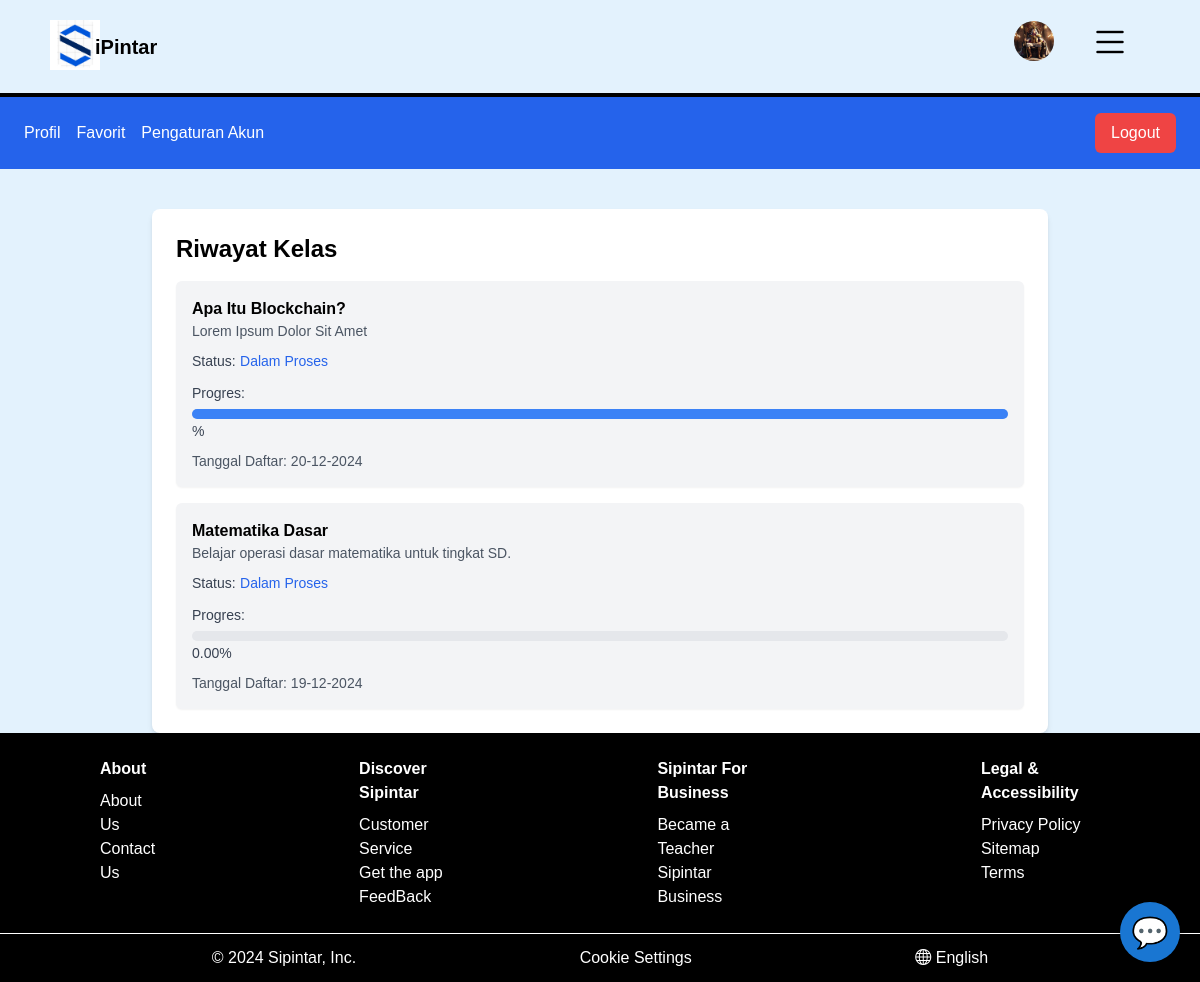
The app's page /profil/riwayat.php (signed in) with its own data.
### tables this page shows
CREATE TABLE `pendaftaran_kelas` (
  `id_pendaftaran` int NOT NULL,
  `id_pengguna` int DEFAULT NULL,
  `id_kelas` int DEFAULT NULL,
  `status` enum('Selesai','Dalam Proses','Batal') DEFAULT 'Dalam Proses',
  `progres` decimal(5,2) DEFAULT NULL,
  `nilai_akhir` int NOT NULL DEFAULT '0',
  `tanggal_selesai` timestamp NULL DEFAULT NULL,
  `tanggal_pendaftaran` timestamp NOT NULL DEFAULT CURRENT_TIMESTAMP
);

CREATE TABLE `kelas` (
  `id_kelas` int NOT NULL,
  `nama_kelas` varchar(255) NOT NULL,
  `tingkat` varchar(50) NOT NULL,
  `pelajaran` varchar(50) NOT NULL,
  `deskripsi` text,
  `id_pengajar` int DEFAULT NULL,
  `harga` decimal(10,2) NOT NULL,
  `dibuat_pada` timestamp NOT NULL DEFAULT CURRENT_TIMESTAMP,
  `diperbarui_pada` timestamp NOT NULL DEFAULT CURRENT_TIMESTAMP ON UPDATE CURRENT_TIMESTAMP
);

### profil/riwayat.php (the view, shortened to what this page needs)
<?php
include "../partials/Config.php";
$user_id = $_SESSION['user']['id_pengguna'];
$query = "
    SELECT k.nama_kelas, k.deskripsi, p.status, p.progres, p.tanggal_pendaftaran, p.tanggal_selesai
    FROM pendaftaran_kelas p
    JOIN kelas k ON p.id_kelas = k.id_kelas
    WHERE p.id_pengguna = '$user_id'
    ORDER BY p.tanggal_pendaftaran DESC
";
$result = mysqli_query($conn, $query);
?>
<nav class="bg-blue-600 text-white p-4">
    <div class="max-w-6xl mx-auto flex justify-between items-center">
        <ul class="flex space-x-4">
            <li><a href="profil.php" class="hover:underline">Profil</a></li>
            <li><a href="favorit.php" class="hover:underline">Favorit</a></li>
            <li><a href="setting.php" class="hover:underline">Pengaturan Akun</a></li>
        </ul>
        <a href="../logout/logout.php" class="bg-red-500 hover:bg-red-600 text-white py-2 px-4 rounded-md">
            Logout
        </a>
    </div>
</nav>
<div class="max-w-4xl mx-auto mt-10 bg-white p-6 rounded-lg shadow-md">
    <h1 class="text-2xl font-bold mb-4">Riwayat Kelas</h1>
    <ul class="space-y-4">
        <?php if (mysqli_num_rows($result) > 0): ?>
        <?php while ($row = mysqli_fetch_assoc($result)): ?>
        <li class="p-4 bg-gray-100 rounded-md shadow-sm">
            <h2 class="font-semibold"><?php echo htmlspecialchars($row['nama_kelas']); ?></h2>
            <p class="text-sm text-gray-600 mb-2"><?php echo htmlspecialchars($row['deskripsi']); ?></p>
            <div class="mb-2">
                <span class="text-sm font-medium text-gray-700">Status:</span>
                <span
                    class="text-sm text-<?php echo $row['status'] == 'selesai' ? 'green-600' : ($row['status'] == 'dibatalkan' ? 'red-600' : 'blue-600'); ?>">
                    <?php echo ucfirst($row['status']); ?>
                </span>
            </div>
            <div class="mb-2">
                <span class="text-sm font-medium text-gray-700">Progres:</span>
                <div class="w-full bg-gray-200 rounded-full h-2.5 mt-1">
                    <div class="bg-blue-500 h-2.5 rounded-full" style="width: <?php echo $row['progres']; ?>%;">
                    </div>
                </div>
                <span class="text-sm text-gray-700"><?php echo $row['progres']; ?>%</span>
            </div>
            <p class="text-sm text-gray-600">
                <span class="font-medium">Tanggal Daftar:</span>
                <?php echo date('d-m-Y', strtotime($row['tanggal_pendaftaran'])); ?>
            </p>
        </li>
        <?php endwhile; ?>
        <?php else: ?>
        <p class="text-center text-gray-600">Belum ada riwayat kelas.</p>
        <?php endif; ?>
    </ul>
</div>
<?php
include '../partials/Master.php';
?>

### partials/cs.php (style rules this page uses)
body { font-family: Arial, sans-serif; background-color: #e3f2fd; margin: 0; padding: 0; }

### records on screen
pendaftaran_kelas: id_kelas.nama_kelas "Apa Itu Blockchain?", id_kelas.deskripsi "Lorem Ipsum Dolor Sit Amet", status "Dalam Proses", tanggal_pendaftaran "20-12-2024"
pendaftaran_kelas: id_kelas.nama_kelas "Matematika Dasar", id_kelas.deskripsi "Belajar operasi dasar matematika untuk tingkat SD.", status "Dalam Proses", progres "0.00", tanggal_pendaftaran "19-12-2024"
